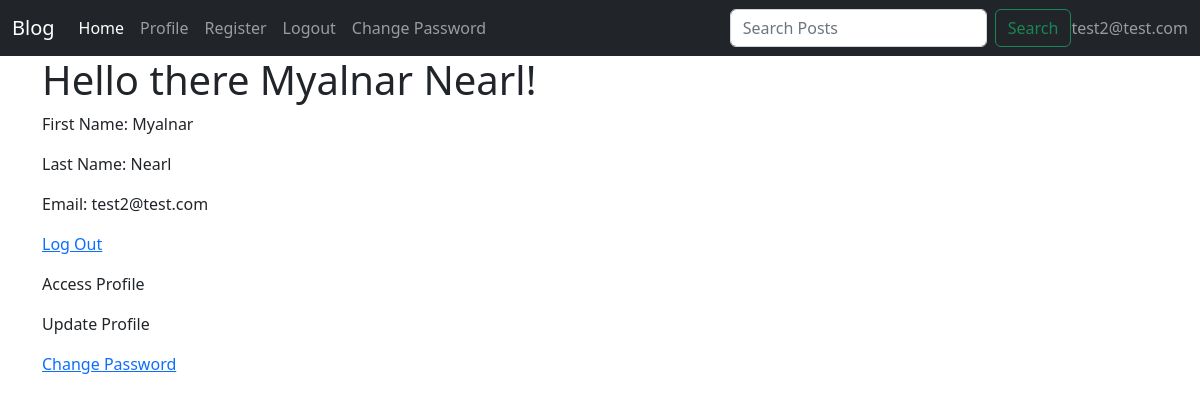
The page /users/index/ (signed in) on the database its author committed.
### users/models.py (models this page shows, shortened)
class CustomUser(AbstractUser):
    username = None
    email = models.EmailField(_('email address'), unique=True)
    USERNAME_FIELD = 'email'
    REQUIRED_FIELDS = ['first_name', 'last_name']
    objects = CustomUserManager()

### users/views.py (the view)
# urls.py: path('index/', IndexView.as_view(), name='index'),
class IndexView(TemplateView):
    template_name = 'users/index.html'
    def get(self, request):
        return render(request, self.template_name)

### templates/users/index.html (shortened to what this page needs)
{% extends 'base.html' %}
{% load static %}
{% block content %}
{% if user.is_authenticated %}
  <h1>Hello there {{ user.first_name }} {{ user.last_name }}!</h1>
  <p>First Name: {{ user.first_name }}</p>
  <p>Last Name: {{ user.last_name}}</p>
  <p>Email: {{ user.email }}</p>
  <p><a href="{% url 'users:logout' %}">Log Out</a></p>
  <p>Access Profile</p>
  <p>Update Profile</p>
  <p><a href="{% url 'users:password' %}">Change Password</a></p>
{% else %}
  <p>You are not logged in.</p>
  <a href="{% url 'users:login' %}">Log In</a>
  <br>
  <a href="{% url 'users:password_reset' %}">Forgot Password?</a>
  <p>Don't have an account? Register <a href="{% url 'users:register' %}"> here!</a></p>
{% endif %}
{% endblock %}

### templates/base.html (shortened to what this page needs)
{% load static %}
<!doctype html>
<html>
<head>
  <nav class="navbar navbar-expand-lg navbar-dark bg-dark">
    <div class="container-fluid">
      <a class="navbar-brand" href="#">Blog</a>
      <div class="collapse navbar-collapse" id="navbarSupportedContent">
        <ul class="navbar-nav me-auto mb-2 mb-lg-0">
          <li class="nav-item">
            <a class="nav-link active" aria-current="page" href="{% url 'blogs:index' %}">Home</a>
          </li>
          <li class="nav-item">
            <a class="nav-link" href="{% url 'users:profile' %}">Profile</a>
          </li>
          <li class="nav-item">
            <a class="nav-link" href="{% url 'users:register' %}">Register</a>
          </li>
          {% if user.is_authenticated %}
          <li class="nav-item">
            <a class="nav-link" href="{% url 'users:logout' %}">Logout</a>
          </li>
        <li class="nav-item">
          <a class="nav-link" href="{% url 'users:password' %}">Change Password</a>
        </li>
          {% else %}
          <li class="nav-item">
            <a class="nav-link" href="{% url 'users:login' %}">Login</a>
          {% endif %}
        </ul>
        <form class="d-flex" role="search" method=POST action="{% url 'blogs:search-Posts' %}">
          <input class="form-control me-2" type="search" placeholder="Search Posts" aria-label="search" name="searchedPosts">
          <button class="btn btn-outline-success" type="submit">Search</button>
        </form>
      </div>
        <span class="navbar-text">
          {{user.email}}
        </span>
    </div>
  </nav>
  <link rel="stylesheet" type="text/css" href="{% static 'css/bootstrap.css' %}"/>
</head>
<body>
  <main>
    <section class="section">
      <div class="container">
          {% block content %}
          {% endblock %}
      </div>
    </section>
  </main>
</body>
</html>

### rows shown on the page
CustomUser: email "test2@test.com", first_name "Myalnar", last_name "Nearl"
